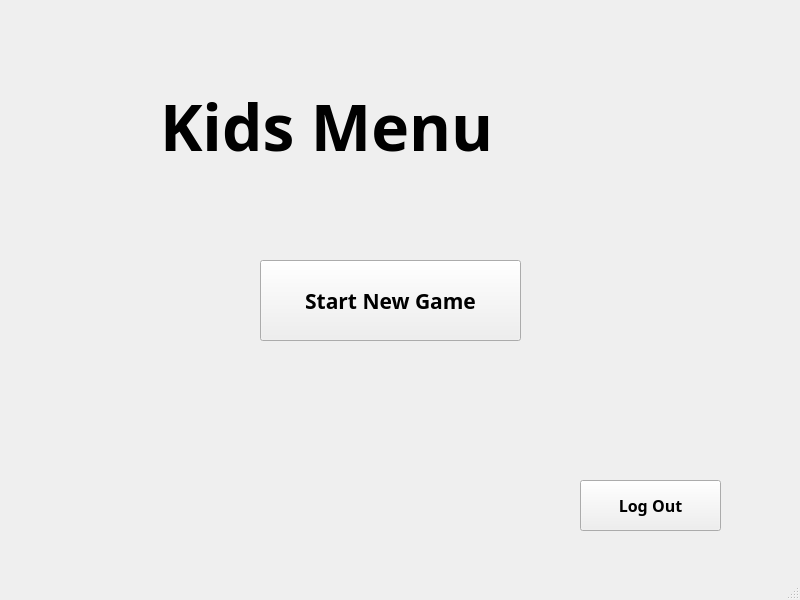
<?xml version="1.0" encoding="UTF-8"?>
<ui version="4.0">
 <class>kidMenu</class>
 <widget class="QMainWindow" name="kidMenu">
  <property name="geometry">
   <rect>
    <x>0</x>
    <y>0</y>
    <width>800</width>
    <height>600</height>
   </rect>
  </property>
  <property name="windowTitle">
   <string>MainWindow</string>
  </property>
  <widget class="QWidget" name="centralwidget">
   <widget class="QPushButton" name="StartNewGameButton">
    <property name="geometry">
     <rect>
      <x>260</x>
      <y>260</y>
      <width>261</width>
      <height>81</height>
     </rect>
    </property>
    <property name="font">
     <font>
      <family>Arial Black</family>
      <pointsize>16</pointsize>
      <weight>75</weight>
      <bold>true</bold>
     </font>
    </property>
    <property name="text">
     <string>Start New Game</string>
    </property>
   </widget>
   <widget class="QPushButton" name="logoutButton">
    <property name="geometry">
     <rect>
      <x>580</x>
      <y>480</y>
      <width>141</width>
      <height>51</height>
     </rect>
    </property>
    <property name="font">
     <font>
      <family>Arial Black</family>
      <pointsize>12</pointsize>
      <weight>75</weight>
      <bold>true</bold>
     </font>
    </property>
    <property name="text">
     <string>Log Out</string>
    </property>
   </widget>
   <widget class="QLabel" name="title">
    <property name="geometry">
     <rect>
      <x>160</x>
      <y>70</y>
      <width>481</width>
      <height>111</height>
     </rect>
    </property>
    <property name="font">
     <font>
      <family>Arial Black</family>
      <pointsize>48</pointsize>
      <weight>75</weight>
      <bold>true</bold>
     </font>
    </property>
    <property name="text">
     <string>Kids Menu</string>
    </property>
   </widget>
  </widget>
  <widget class="QStatusBar" name="statusbar"/>
 </widget>
 <resources/>
 <connections/>
</ui>
